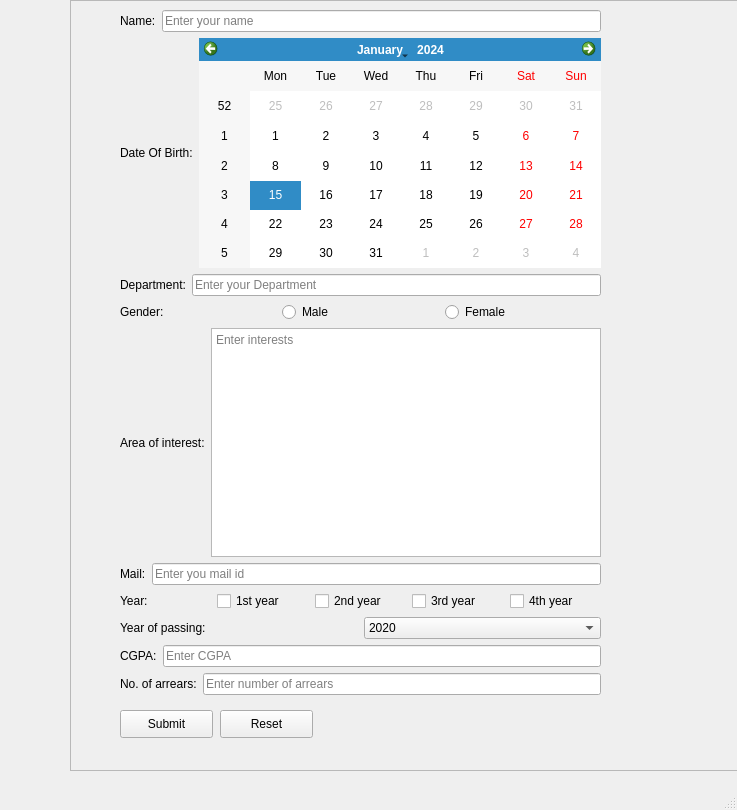
<?xml version="1.0" encoding="UTF-8"?>
<ui version="4.0">
 <class>MainWindow</class>
 <widget class="QMainWindow" name="MainWindow">
  <property name="geometry">
   <rect>
    <x>0</x>
    <y>0</y>
    <width>737</width>
    <height>810</height>
   </rect>
  </property>
  <property name="windowTitle">
   <string>MainWindow</string>
  </property>
  <widget class="QWidget" name="centralwidget">
   <widget class="QFrame" name="frame">
    <property name="geometry">
     <rect>
      <x>70</x>
      <y>0</y>
      <width>811</width>
      <height>771</height>
     </rect>
    </property>
    <property name="frameShape">
     <enum>QFrame::StyledPanel</enum>
    </property>
    <property name="frameShadow">
     <enum>QFrame::Raised</enum>
    </property>
    <widget class="QPushButton" name="pushButton">
     <property name="geometry">
      <rect>
       <x>50</x>
       <y>710</y>
       <width>93</width>
       <height>28</height>
      </rect>
     </property>
     <property name="text">
      <string>Submit</string>
     </property>
    </widget>
    <widget class="QPushButton" name="pushButton_2">
     <property name="geometry">
      <rect>
       <x>150</x>
       <y>710</y>
       <width>93</width>
       <height>28</height>
      </rect>
     </property>
     <property name="text">
      <string>Reset</string>
     </property>
    </widget>
    <widget class="QWidget" name="layoutWidget">
     <property name="geometry">
      <rect>
       <x>50</x>
       <y>10</y>
       <width>481</width>
       <height>685</height>
      </rect>
     </property>
     <layout class="QGridLayout" name="gridLayout">
      <item row="0" column="0">
       <layout class="QHBoxLayout" name="horizontalLayout">
        <item>
         <widget class="QLabel" name="label">
          <property name="text">
           <string>Name:</string>
          </property>
         </widget>
        </item>
        <item>
         <widget class="QLineEdit" name="lineEdit">
          <property name="inputMask">
           <string/>
          </property>
          <property name="text">
           <string/>
          </property>
          <property name="placeholderText">
           <string>Enter your name</string>
          </property>
         </widget>
        </item>
       </layout>
      </item>
      <item row="1" column="0">
       <layout class="QHBoxLayout" name="horizontalLayout_2">
        <item>
         <widget class="QLabel" name="label_3">
          <property name="text">
           <string>Date Of Birth:</string>
          </property>
         </widget>
        </item>
        <item>
         <widget class="QCalendarWidget" name="calendarWidget"/>
        </item>
       </layout>
      </item>
      <item row="2" column="0">
       <layout class="QHBoxLayout" name="horizontalLayout_3">
        <item>
         <widget class="QLabel" name="label_6">
          <property name="text">
           <string>Department:</string>
          </property>
         </widget>
        </item>
        <item>
         <widget class="QLineEdit" name="lineEdit_2">
          <property name="placeholderText">
           <string>Enter your Department</string>
          </property>
         </widget>
        </item>
       </layout>
      </item>
      <item row="3" column="0">
       <layout class="QHBoxLayout" name="horizontalLayout_4">
        <item>
         <widget class="QLabel" name="label_9">
          <property name="text">
           <string>Gender:</string>
          </property>
         </widget>
        </item>
        <item>
         <widget class="QRadioButton" name="radioButton">
          <property name="text">
           <string>Male</string>
          </property>
         </widget>
        </item>
        <item>
         <widget class="QRadioButton" name="radioButton_2">
          <property name="text">
           <string>Female</string>
          </property>
         </widget>
        </item>
       </layout>
      </item>
      <item row="4" column="0">
       <layout class="QHBoxLayout" name="horizontalLayout_5">
        <item>
         <widget class="QLabel" name="label_2">
          <property name="text">
           <string>Area of interest:</string>
          </property>
         </widget>
        </item>
        <item>
         <widget class="QPlainTextEdit" name="plainTextEdit">
          <property name="placeholderText">
           <string>Enter interests</string>
          </property>
         </widget>
        </item>
       </layout>
      </item>
      <item row="5" column="0">
       <layout class="QHBoxLayout" name="horizontalLayout_7">
        <item>
         <widget class="QLabel" name="label_7">
          <property name="text">
           <string>Mail:</string>
          </property>
         </widget>
        </item>
        <item>
         <widget class="QLineEdit" name="lineEdit_3">
          <property name="placeholderText">
           <string>Enter you mail id</string>
          </property>
         </widget>
        </item>
       </layout>
      </item>
      <item row="6" column="0">
       <layout class="QHBoxLayout" name="horizontalLayout_8">
        <item>
         <widget class="QLabel" name="label_4">
          <property name="text">
           <string>Year: </string>
          </property>
         </widget>
        </item>
        <item>
         <widget class="QCheckBox" name="checkBox">
          <property name="text">
           <string>1st year</string>
          </property>
         </widget>
        </item>
        <item>
         <widget class="QCheckBox" name="checkBox_2">
          <property name="text">
           <string>2nd year</string>
          </property>
         </widget>
        </item>
        <item>
         <widget class="QCheckBox" name="checkBox_3">
          <property name="text">
           <string>3rd year</string>
          </property>
         </widget>
        </item>
        <item>
         <widget class="QCheckBox" name="checkBox_4">
          <property name="text">
           <string>4th year</string>
          </property>
         </widget>
        </item>
       </layout>
      </item>
      <item row="7" column="0">
       <layout class="QHBoxLayout" name="horizontalLayout_6">
        <item>
         <widget class="QLabel" name="label_5">
          <property name="text">
           <string>Year of passing: </string>
          </property>
         </widget>
        </item>
        <item>
         <widget class="QComboBox" name="comboBox">
          <item>
           <property name="text">
            <string>2020</string>
           </property>
          </item>
          <item>
           <property name="text">
            <string>2021</string>
           </property>
          </item>
          <item>
           <property name="text">
            <string>2022</string>
           </property>
          </item>
          <item>
           <property name="text">
            <string>2023</string>
           </property>
          </item>
          <item>
           <property name="text">
            <string>2024</string>
           </property>
          </item>
          <item>
           <property name="text">
            <string>2025</string>
           </property>
          </item>
         </widget>
        </item>
       </layout>
      </item>
      <item row="8" column="0">
       <layout class="QHBoxLayout" name="horizontalLayout_9">
        <item>
         <widget class="QLabel" name="label_8">
          <property name="text">
           <string>CGPA:</string>
          </property>
         </widget>
        </item>
        <item>
         <widget class="QLineEdit" name="lineEdit_4">
          <property name="placeholderText">
           <string>Enter CGPA</string>
          </property>
         </widget>
        </item>
       </layout>
      </item>
      <item row="9" column="0">
       <layout class="QHBoxLayout" name="horizontalLayout_10">
        <item>
         <widget class="QLabel" name="label_10">
          <property name="text">
           <string>No. of arrears:</string>
          </property>
         </widget>
        </item>
        <item>
         <widget class="QLineEdit" name="lineEdit_5">
          <property name="placeholderText">
           <string>Enter number of arrears</string>
          </property>
         </widget>
        </item>
       </layout>
      </item>
     </layout>
    </widget>
   </widget>
  </widget>
  <widget class="QMenuBar" name="menubar">
   <property name="geometry">
    <rect>
     <x>0</x>
     <y>0</y>
     <width>737</width>
     <height>26</height>
    </rect>
   </property>
  </widget>
  <widget class="QStatusBar" name="statusbar"/>
 </widget>
 <resources/>
 <connections/>
</ui>
